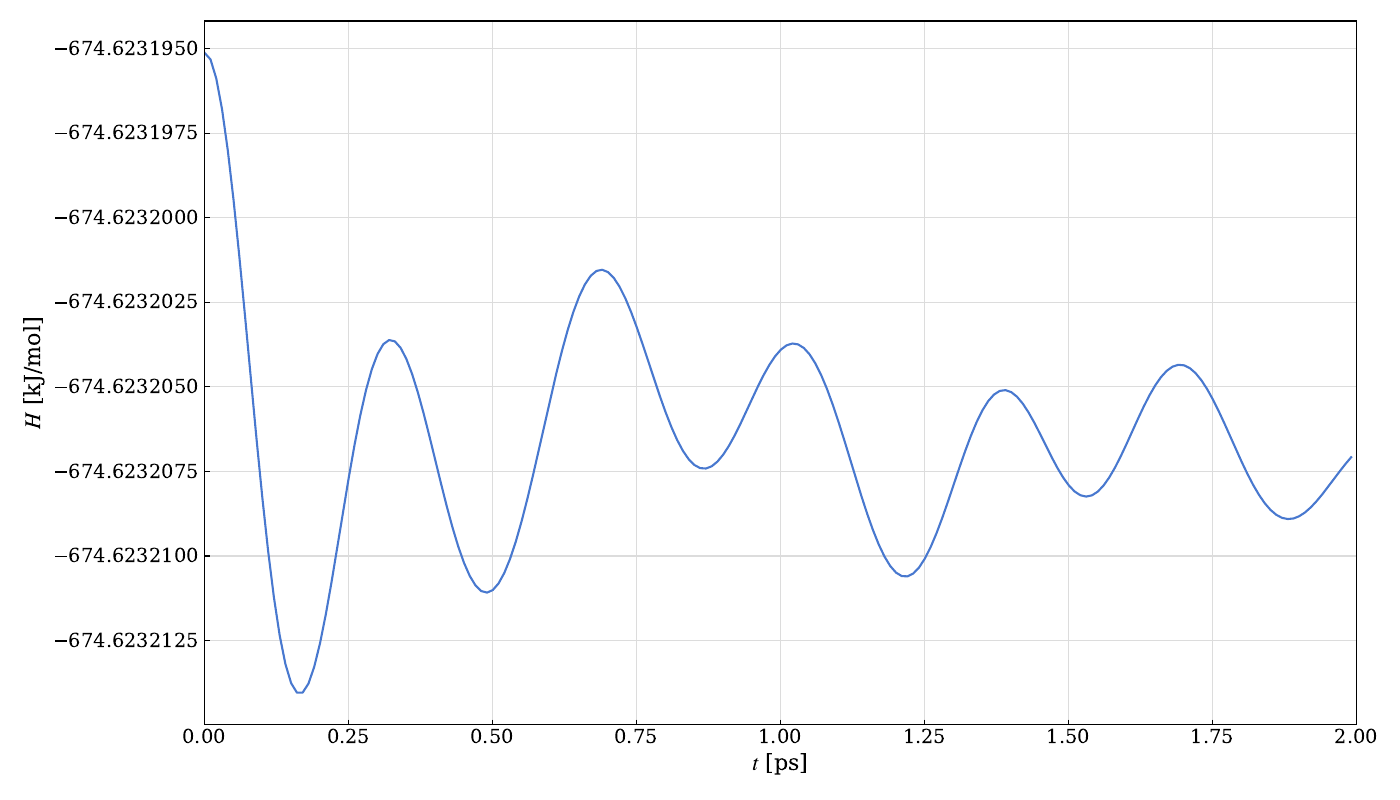

Source code (Python):
import numpy as np
from matplotlib import pyplot as plt

from figures import common

common.setup_pyplot()

file = "./data/crystal_stability_1700645352.out"

steps, Hs = np.loadtxt(file).T
plt.plot(steps, Hs)
plt.xlim(0, 2)

plt.xlabel("$t$ [ps]")
plt.ylabel("$H$ [kJ/mol]")
plt.tight_layout()

# plt.show()
plt.savefig("./figures/crystal_stability.pdf")
